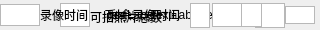
<?xml version="1.0" encoding="UTF-8"?>
<ui version="4.0">
 <class>StatusBarWindow</class>
 <widget class="QDialog" name="StatusBarWindow">
  <property name="geometry">
   <rect>
    <x>0</x>
    <y>0</y>
    <width>320</width>
    <height>30</height>
   </rect>
  </property>
  <property name="windowTitle">
   <string>StatusBarWindow</string>
  </property>
  <widget class="QGraphicsView" name="wifi_icon">
   <property name="geometry">
    <rect>
     <x>255</x>
     <y>3</y>
     <width>30</width>
     <height>25</height>
    </rect>
   </property>
  </widget>
  <widget class="QLabel" name="fileinfo_index">
   <property name="geometry">
    <rect>
     <x>150</x>
     <y>3</y>
     <width>50</width>
     <height>24</height>
    </rect>
   </property>
   <property name="text">
    <string>TextLabel</string>
   </property>
  </widget>
  <widget class="QGraphicsView" name="battery_icon">
   <property name="geometry">
    <rect>
     <x>285</x>
     <y>6</y>
     <width>30</width>
     <height>18</height>
    </rect>
   </property>
  </widget>
  <widget class="QLabel" name="fileinfo_total">
   <property name="geometry">
    <rect>
     <x>200</x>
     <y>3</y>
     <width>55</width>
     <height>24</height>
    </rect>
   </property>
   <property name="text">
    <string>TextLabel</string>
   </property>
  </widget>
  <widget class="QGraphicsView" name="mode_icon">
   <property name="geometry">
    <rect>
     <x>0</x>
     <y>4</y>
     <width>40</width>
     <height>22</height>
    </rect>
   </property>
  </widget>
  <widget class="QLabel" name="storage_label">
   <property name="geometry">
    <rect>
     <x>105</x>
     <y>3</y>
     <width>100</width>
     <height>24</height>
    </rect>
   </property>
   <property name="text">
    <string>TextLabel</string>
   </property>
  </widget>
  <widget class="QGraphicsView" name="voice_icon">
   <property name="geometry">
    <rect>
     <x>232</x>
     <y>3</y>
     <width>30</width>
     <height>24</height>
    </rect>
   </property>
  </widget>
  <widget class="QGraphicsView" name="rec_hint">
   <property name="geometry">
    <rect>
     <x>60</x>
     <y>3</y>
     <width>30</width>
     <height>24</height>
    </rect>
   </property>
  </widget>
  <widget class="QLabel" name="rec_time_label">
   <property name="geometry">
    <rect>
     <x>40</x>
     <y>3</y>
     <width>70</width>
     <height>24</height>
    </rect>
   </property>
   <property name="text">
    <string>录像时间</string>
   </property>
  </widget>
  <widget class="QLabel" name="left_rec_time_label">
   <property name="geometry">
    <rect>
     <x>108</x>
     <y>3</y>
     <width>76</width>
     <height>24</height>
    </rect>
   </property>
   <property name="text">
    <string>剩余录像时间</string>
   </property>
  </widget>
  <widget class="QLabel" name="pic_count_label">
   <property name="geometry">
    <rect>
     <x>90</x>
     <y>5</y>
     <width>80</width>
     <height>24</height>
    </rect>
   </property>
   <property name="text">
    <string>可拍照片总数</string>
   </property>
  </widget>  
  <widget class="QGraphicsView" name="tf_icon">
   <property name="geometry">
    <rect>
     <x>212</x>
     <y>3</y>
     <width>30</width>
     <height>24</height>
    </rect>
   </property>
  </widget>
  <widget class="QGraphicsView" name="eis_icon">
   <property name="geometry">
    <rect>
     <x>190</x>
     <y>3</y>
     <width>20</width>
     <height>25</height>
    </rect>
   </property>
  </widget>
  <widget class="QGraphicsView" name="voice_ctrl_icon">
   <property name="geometry">
    <rect>
     <x>148</x>
     <y>3</y>
     <width>0</width>
     <height>24</height>
    </rect>
   </property>
  </widget>
 </widget>
 <resources/>
 <connections/>
</ui>
